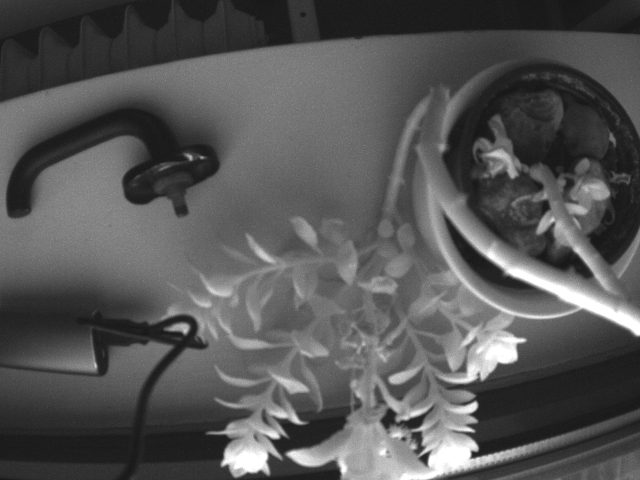
#> input picture data/Sequoia/0077/IMG_180413_080658_0000_NIR.TIF, 1280 x 960 px (shown at 1/2 size); its folder holds 5 pictures in this run
$ jupyter execute --allow-errors 'Sequoia Image Processing Tutorial.ipynb'   (shell and % lines are left out)
#> lines starting #> are read from the running program, lines starting #| are printed output that depends on the picture
### micasense/plotutils.py
#!/usr/bin/env python
# coding: utf-8
"""
MicaSense Plotting Utilities

Copyright 2017 MicaSense, Inc.

Permission is hereby granted, free of charge, to any person obtaining a copy of
this software and associated documentation files (the "Software"), to deal in the
Software without restriction, including without limitation the rights to use,
copy, modify, merge, publish, distribute, sublicense, and/or sell copies of the
Software, and to permit persons to whom the Software is furnished to do so,
subject to the following conditions:

The above copyright notice and this permission notice shall be included in all
copies or substantial portions of the Software.

THE SOFTWARE IS PROVIDED "AS IS", WITHOUT WARRANTY OF ANY KIND, EXPRESS OR
IMPLIED, INCLUDING BUT NOT LIMITED TO THE WARRANTIES OF MERCHANTABILITY, FITNESS
FOR A PARTICULAR PURPOSE AND NONINFRINGEMENT. IN NO EVENT SHALL THE AUTHORS OR
COPYRIGHT HOLDERS BE LIABLE FOR ANY CLAIM, DAMAGES OR OTHER LIABILITY, WHETHER
IN AN ACTION OF CONTRACT, TORT OR OTHERWISE, ARISING FROM, OUT OF OR IN
CONNECTION WITH THE SOFTWARE OR THE USE OR OTHER DEALINGS IN THE SOFTWARE.
"""

import matplotlib.pyplot as plt
from mpl_toolkits.axes_grid1 import make_axes_locatable
from mpl_toolkits.mplot3d import Axes3D

def plotwithcolorbar(img, title=None, figsize=None, vmin=None, vmax=None):
    ''' Plot an image with a colorbar '''
    fig, axis = plt.subplots(1, 1, figsize=figsize)
    rad2 = axis.imshow(img, vmin=vmin, vmax=vmax)
    axis.set_title(title)
    divider = make_axes_locatable(axis)
    cax = divider.append_axes("right", size="3%", pad=0.05)
    fig.colorbar(rad2, cax=cax)
    plt.tight_layout()
    plt.show()
    return fig, axis

# [47 lines left out: functions subplotwithcolorbar, plot_overlay_withcolorbar, subplot, not called in this run]

def colormap(cmap):
    ''' Set the defalut plotting colormap
    Could be one of 'gray, viridis, plasma, inferno, magma, nipy_spectral'
    '''
    plt.set_cmap(cmap)

import numpy as np
# [20 lines left out: function plot_ned_vector3d, not called in this run]

### micasense/metadata.py
#!/usr/bin/env python
# coding: utf-8
"""
RedEdge Metadata Management Utilities

Copyright 2017 MicaSense, Inc.

Permission is hereby granted, free of charge, to any person obtaining a copy of
this software and associated documentation files (the "Software"), to deal in the
Software without restriction, including without limitation the rights to use,
copy, modify, merge, publish, distribute, sublicense, and/or sell copies of the
Software, and to permit persons to whom the Software is furnished to do so,
subject to the following conditions:

The above copyright notice and this permission notice shall be included in all
copies or substantial portions of the Software.

THE SOFTWARE IS PROVIDED "AS IS", WITHOUT WARRANTY OF ANY KIND, EXPRESS OR
IMPLIED, INCLUDING BUT NOT LIMITED TO THE WARRANTIES OF MERCHANTABILITY, FITNESS
FOR A PARTICULAR PURPOSE AND NONINFRINGEMENT. IN NO EVENT SHALL THE AUTHORS OR
COPYRIGHT HOLDERS BE LIABLE FOR ANY CLAIM, DAMAGES OR OTHER LIABILITY, WHETHER
IN AN ACTION OF CONTRACT, TORT OR OTHERWISE, ARISING FROM, OUT OF OR IN
CONNECTION WITH THE SOFTWARE OR THE USE OR OTHER DEALINGS IN THE SOFTWARE.
"""

import exiftool
from datetime import datetime, timedelta
import pytz
import os
import math

class Metadata(object):
    ''' Container for Micasense image metadata'''
    def __init__(self, filename, exiftoolPath=None):
        self.xmpfile = None
        if exiftoolPath is not None:
            self.exiftoolPath = exiftoolPath
        elif os.environ.get('exiftoolpath') is not None:
            self.exiftoolPath = os.path.normpath(os.environ.get('exiftoolpath'))
        else:
            self.exiftoolPath = None
        if not os.path.isfile(filename):
            raise IOError("Input path is not a file")
        with exiftool.ExifTool(self.exiftoolPath) as exift:
            self.exif = exift.get_metadata(filename)

    def get_all(self):
        ''' Get all extracted metadata items '''
        return self.exif

    # [22 lines left out: functions get_item, size, not called in this run]

    def print_all(self):
        for item in self.get_all():
            print("{}: {}".format(item, self.get_item(item)))

    def dls_present(self):
        return self.get_item("XMP:Irradiance") is not None

    # [41 lines left out: functions supports_radiometric_calibration, position, utc_time, dls_pose, not called in this run]

    def dls_irradiance(self):
        return float(self.get_item('XMP:SpectralIrradiance'))

    def capture_id(self):
        return self.get_item('XMP:CaptureId')

    def flight_id(self):
        return self.get_item('XMP:FlightId')

    def camera_make(self):
        return self.get_item('EXIF:Make')

    def camera_model(self):
        return self.get_item('EXIF:Model')

    def firmware_version(self):
        return self.get_item('EXIF:Software')

    def band_name(self):
        return self.get_item('XMP:BandName')

    def band_index(self):
        return self.get_item('XMP:RigCameraIndex')

    # [5 lines left out: function exposure, not called in this run]

    def gain(self):
        return self.get_item('EXIF:ISOSpeed')/100.0

    def image_size(self):
        return self.get_item('EXIF:ImageWidth'), self.get_item('EXIF:ImageHeight')

    def center_wavelength(self):
        return self.get_item('XMP:CentralWavelength')

    def bandwidth(self):
        return self.get_item('XMP:WavelengthFWHM')

    def radiometric_cal(self):
        nelem = self.size('XMP:RadiometricCalibration')
        return [float(self.get_item('XMP:RadiometricCalibration', i)) for i in range(nelem)]

    # [19 lines left out: functions black_level, dark_pixels, not called in this run]

    def bits_per_pixel(self):
        ''' get the number of bits per pixel, which defines the maximum digital number value in the image '''
        return self.get_item('EXIF:BitsPerSample')

    # [9 lines left out: functions vignette_center, vignette_polynomial, not called in this run]

    def distortion_parameters(self):
        nelem = self.size('XMP:PerspectiveDistortion')
        return [float(self.get_item('XMP:PerspectiveDistortion', i)) for i in range(nelem)]

    def principal_point(self):
        return [float(item) for item in self.get_item('XMP:PrincipalPoint').split(',')]

    # [14 lines left out: functions focal_plane_resolution_px_per_mm, focal_length_mm, not called in this run]

### Sequoia Image Processing Tutorial.ipynb
# Parrot Sequoia Image Processing Tutorial

## Overview

Micasense has made an open python library with image processing tools and tutorials for their RedEdge sensor. These tools are also higly relevant for processing Parrot Sequoia images. I have added some functionality to the micasense library, which enables processing of Sequoia imagery.

This tutorial is similar to the `MicaSense RedEdge Image Processing Tutorial 1`. It walks through how to convert Sequoia data from raw images to irradiance normalised with data from the sunshine sensor and then to reflectance. Vignette correction and removal of fish-eye distortion is also part of the workflow.

The code is found in the file `sequoiautils.py`. Most of the code has originally been shared by other users in the [Parrot developer forum](https://forum.developer.parrot.com/c/sequoia) (see details in the relevant sections below and in the script).

This tutorial assumes you have gone through the basic setup [here](./MicaSense Image Processing Setup.html) and your system is set up and ready to go.

### Opening an image with pyplot

Sequoia 16-bit images can be read with pyplot directly into numpy arrays using the pyplot `imread` function or the matplotlib `imread` function, and then we can display the image inline using the `imshow` function of `matplotlib`.

[cell 1]
import cv2
import matplotlib.pyplot as plt
import numpy as np
import os,glob
import math

imagePath = os.path.join('.','data','Sequoia','0077')
imageName = os.path.join(imagePath,'IMG_180413_080658_0000_NIR.TIF')

# Read raw image DN values
# reads 16 bit tif - this will likely not work for 12 bit images
imageRaw=plt.imread(imageName)
#> imageRaw is the input picture: shape (960, 1280) uint16; min 4672, max 65472, mean 22036.7

# Display the image
fig, ax = plt.subplots(figsize=(8,6))
ax.imshow(imageRaw, cmap='gray')
plt.show()

### Adding a colorbar

We will use start by using a plotting function in `micasense.plotutils` that adds a colorbar to the display, so that we can more easily see changes in the values in the images and also see the range of the image values after various conversions.  This function also colorizes the grayscale images, so that changes can more easily be seen.  Depending on your viewing style, you may prefer a different color map and you can also select that colormap here or browsing the colormaps on the [matplotlib site](https://matplotlib.org/users/colormaps.html).

[cell 2]
import micasense.plotutils as plotutils

# Optional: pick a color map that fits your viewing style
# one of 'gray, viridis, plasma, inferno, magma, nipy_spectral'
plotutils.colormap('viridis')

plotutils.plotwithcolorbar(imageRaw, title='Raw image values with colorbar');
#> in plotwithcolorbar, `plt.show()`:
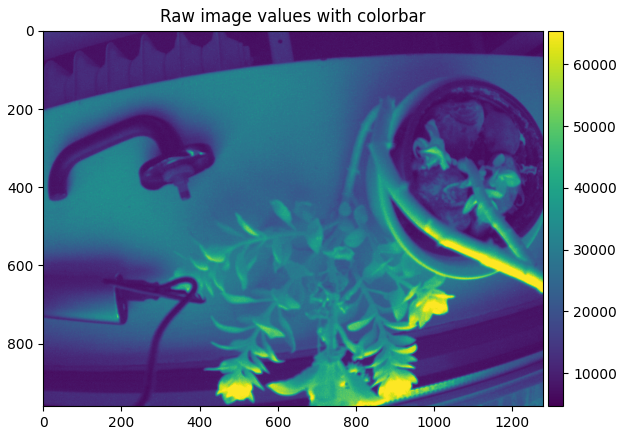
#> figure drawn by matplotlib, 2 panels

### Reading Sequoia Metadata

In order to perform various processing on the images, we need to read the metadata of each image.  For this we use ExifTool. We can read standard image capture metadata such as location, UTC time, imager exposure and gain, but also Sequoia specific metadata which can make processing workflows easier.

[cell 3]
import micasense.metadata as metadata
exiftoolPath = None
if os.name == 'nt':
    exiftoolPath = 'C:/exiftool/exiftool.exe'
# get image metadata
#> (the rest of this cell did not finish here and is left out)

### Converting raw Sequoia images to irradiance

This step includes vignette correction and conversion of raw image to irradiance using the sensor calibration model.

First a vignette map is created following the procedure described in the [Application note: How to correct vignetting in images](https://forum.developer.parrot.com/uploads/default/original/2X/b/b9b5e49bc21baf8778659d8ed75feb4b2db5c45a.pdf). The implemented code is written by
[seanmcleod](https://forum.developer.parrot.com/t/vignetting-correction-sample-code/5614). The vignette map will be multiplied by the raw image values to reverse the darkening seen at the image corners.  See the `vignette_correction` function for the details of the vignette parameters and their use.
```python
    V = vignette_correction(meta, xDim, yDim)
```

The conversion of raw image to irradiance is done following the procedure described in the [Application note: Pixel value to irradiance using the sensor calibration model](https://forum.developer.parrot.com/uploads/default/original/2X/3/383261d35e33f1f375ee49e9c7a9b10071d2bf9d.pdf). The procedure is described in more details in this [document](https://onedrive.live.com/?authkey=%21ACzNLk1ORe37aRQ&cid=C34147D823D8DFEF&id=C34147D823D8DFEF%2115414&parId=C34147D823D8DFEF%21106&o=OneUp).

[cell 4]
import micasense.sequoiautils as msutils
#> (the rest of this cell did not finish here and is left out)

### Sunshine calibration of Sequoia irradiance image
Next step is to calculate the sunshine irradiance. This is used to normalise the images in an image dataset according to variations in the incomming solar radiation. The implemented code for retrieving the sunshine sensor data is written by [Yu-Hsuan Tu](https://github.com/dobedobedo/Parrot_Sequoia_Image_Handler/tree/master/Modules/Dependency).

#> (a cell that did not finish here is left out)

### Convert irradiance to reflectance

The calibrated iradiance image can now be converted into reflectance. To do this, an image of a reflectance panel with known reflectance is required. The irradiance values of the panel image is then used to determine a scale factor between irradiance and reflectance.

For now I do not have a Sequoia example. But the procedure is similar to the RedEdge procedure described in the `MicaSense RedEdge Image Processing Tutorial 1`.

### Undistorting images

Finally, lens distortion effects can be removed from the images using the information in the [Application note: How to correct distortion in images](https://forum.developer.parrot.com/uploads/default/original/2X/e/ec302e9e4498cba5165711c2a52fa2c37be10431.pdf). The implemented code is originally written in Matlab by [muzammil360](https://github.com/muzammil360/SeqUDR) and has been modified and rewritten in Python.

Generally for photogrammetry processes on raw (or irradiance/reflectance) images, this step is not required, as the photogrammetry process will optimize a lens distortion model as part of it's bulk bundle adjustment.

#> (a cell that did not finish here is left out)

---
Copyright (c) 2017-2018 MicaSense, Inc.  For licensing information see the [project git repository](https://github.com/micasense/imageprocessing)
